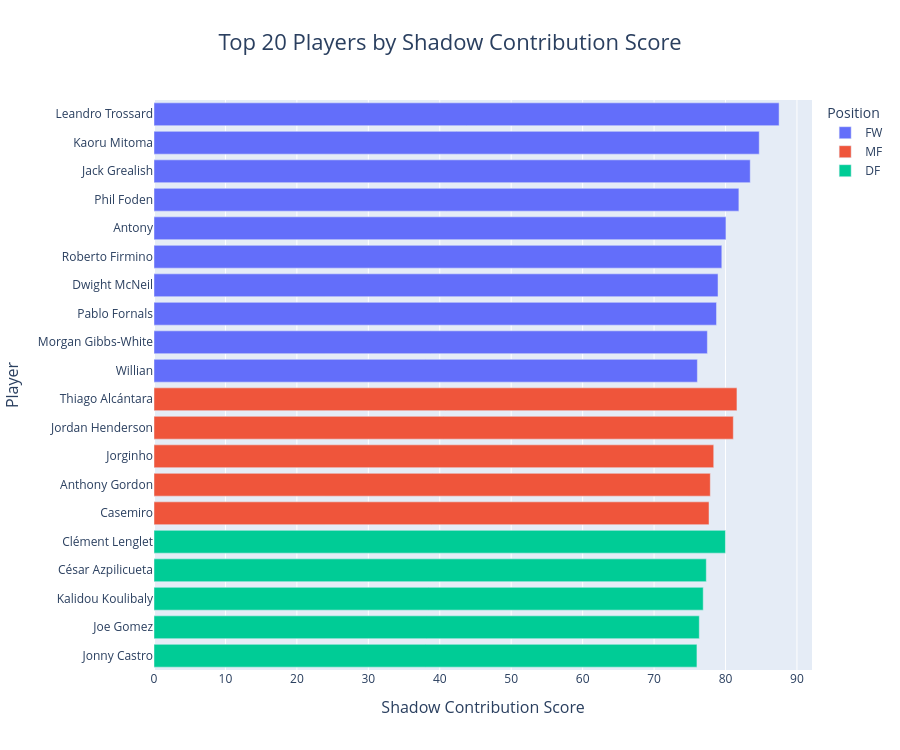

The notebook cell this image was saved under:
### Code cell
fig.update_layout(
    title_x=0.5,
    title_font=dict(size=22),

    xaxis=dict(
        title="Shadow Contribution Score",
        title_font=dict(size=16)
    ),

    yaxis=dict(
        title="Player",
        title_font=dict(size=16),
        autorange="reversed"
    ),

    height=750,
    bargap=0.2,

    legend_title_text="Position",

    hoverlabel=dict(
        bgcolor="white",
        font_size=12
    )
)

fig.show()

### Figure 1 — Plotly figure (JSON) as saved in the notebook; plotly's stock layout.template omitted (floating-point values rounded to 4 significant figures)
{"data": [{"customdata": [["Arsenal", 8], ["Brighton", 5], ["Manchester City", 2], ["Manchester City", 7], ["Manchester Utd", 3], ["Liverpool", 7], ["Everton", 2], ["West Ham", 1], ["Wolves", 2], ["Fulham", 3]], "hovertemplate": "Pos=FW<br>SCS=%{x}<br>Player=%{y}<br>Squad=%{customdata[0]}<br>Goals=%{customdata[1]}<extra></extra>", "legendgroup": "FW", "marker": {"color": "#636efa", "pattern": {"shape": ""}}, "name": "FW", "orientation": "h", "showlegend": true, "textposition": "auto", "type": "bar", "x": [87.5, 84.72, 83.46, 81.87, 80.06, 79.48, 78.95, 78.74, 77.46, 76.06], "xaxis": "x", "y": ["Leandro Trossard", "Kaoru Mitoma", "Jack Grealish", "Phil Foden", "Antony", "Roberto Firmino", "Dwight McNeil", "Pablo Fornals", "Morgan Gibbs-White", "Willian"], "yaxis": "y"}, {"customdata": [["Liverpool", 0], ["Liverpool", 0], ["Arsenal", 2], ["Newcastle Utd", 3], ["Manchester Utd", 2]], "hovertemplate": "Pos=MF<br>SCS=%{x}<br>Player=%{y}<br>Squad=%{customdata[0]}<br>Goals=%{customdata[1]}<extra></extra>", "legendgroup": "MF", "marker": {"color": "#EF553B", "pattern": {"shape": ""}}, "name": "MF", "orientation": "h", "showlegend": true, "textposition": "auto", "type": "bar", "x": [81.6, 81.09, 78.35, 77.87, 77.69], "xaxis": "x", "y": ["Thiago Alcántara", "Jordan Henderson", "Jorginho", "Anthony Gordon", "Casemiro"], "yaxis": "y"}, {"customdata": [["Tottenham", 0], ["Chelsea", 0], ["Chelsea", 2], ["Liverpool", 0], ["Wolves", 0]], "hovertemplate": "Pos=DF<br>SCS=%{x}<br>Player=%{y}<br>Squad=%{customdata[0]}<br>Goals=%{customdata[1]}<extra></extra>", "legendgroup": "DF", "marker": {"color": "#00cc96", "pattern": {"shape": ""}}, "name": "DF", "orientation": "h", "showlegend": true, "textposition": "auto", "type": "bar", "x": [79.99, 77.31, 76.88, 76.33, 76.0], "xaxis": "x", "y": ["Clément Lenglet", "César Azpilicueta", "Kalidou Koulibaly", "Joe Gomez", "Jonny Castro"], "yaxis": "y"}], "layout": {"bargap": 0.2, "barmode": "relative", "height": 750, "hoverlabel": {"bgcolor": "white", "font": {"size": 12}}, "legend": {"title": {"text": "Position"}, "tracegroupgap": 0}, "title": {"font": {"size": 22}, "text": "Top 20 Players by Shadow Contribution Score", "x": 0.5}, "xaxis": {"anchor": "y", "domain": [0, 1], "title": {"font": {"size": 16}, "text": "Shadow Contribution Score"}}, "yaxis": {"anchor": "x", "autorange": "reversed", "domain": [0, 1], "title": {"font": {"size": 16}, "text": "Player"}}}}
